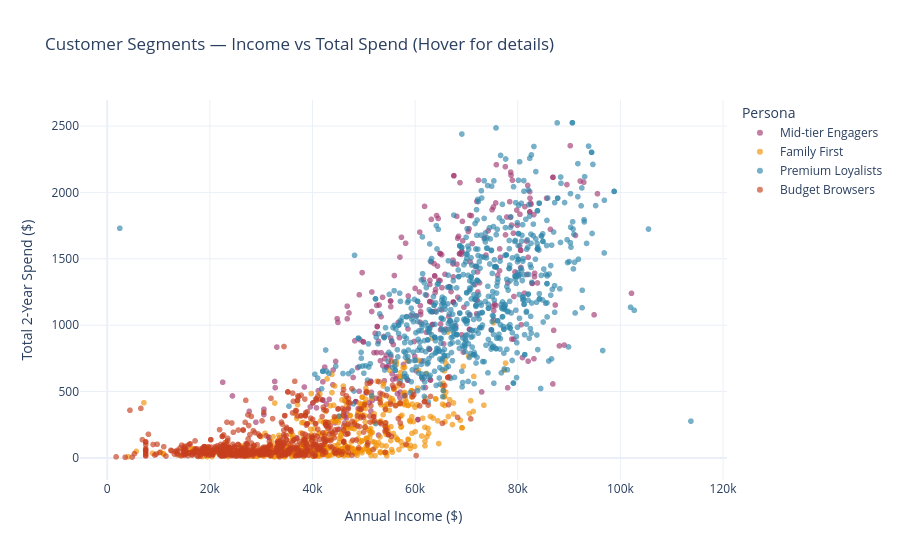

Notebook source saved alongside this figure:
### Code cell
# ── Interactive: Income vs Total Spend coloured by Persona ───────────────────
fig = px.scatter(
    df, x='Income', y='Total_Spend', color='Persona',
    color_discrete_map=PERSONA_COLORS,
    hover_data=['Age','Family_Size','Total_Purchases','Recency'],
    title='Customer Segments — Income vs Total Spend (Hover for details)',
    labels={'Income': 'Annual Income ($)', 'Total_Spend': 'Total 2-Year Spend ($)'},
    template='plotly_white', opacity=0.65
)
fig.update_traces(marker=dict(size=6))
fig.show()

# ── Boxplots: Feature distributions by segment ────────────────────────────────
box_features = ['Income','Total_Spend','Recency','Total_Purchases','Deal_Sensitivity']
fig, axes    = plt.subplots(1, 5, figsize=(20, 5))
fig.suptitle('Feature Distributions by Segment', fontsize=14)

for ax, feat in zip(axes, box_features):
    persona_order = list(PERSONA_MAP.values())
    sns.boxplot(data=df, x='Persona', y=feat,
                order=persona_order,
                palette=PALETTE[:OPTIMAL_K], ax=ax)
    ax.set_title(feat)
    ax.set_xlabel('')
    ax.tick_params(axis='x', rotation=30)

plt.tight_layout()
plt.show()

### Figure 1 — Plotly figure (JSON) as saved in the notebook; plotly's stock layout.template omitted (floating-point values rounded to 4 significant figures; data arrays with more than 128 entries replaced by an {"elided": "..."} marker saying what was removed)
{"data": [{"customdata": {"elided": "306x4 int values"}, "hovertemplate": "Persona=Mid-tier Engagers<br>Annual Income ($)=%{x}<br>Total 2-Year Spend ($)=%{y}<br>Age=%{customdata[0]}<br>Family_Size=%{customdata[1]}<br>Total_Purchases=%{customdata[2]}<br>Recency=%{customdata[3]}<extra></extra>", "legendgroup": "Mid-tier Engagers", "marker": {"color": "#A23B72", "opacity": 0.65, "size": 6, "symbol": "circle"}, "mode": "markers", "name": "Mid-tier Engagers", "showlegend": true, "type": "scattergl", "x": {"elided": "306 float values"}, "xaxis": "x", "y": {"elided": "306 int values"}, "yaxis": "y"}, {"customdata": {"elided": "569x4 int values"}, "hovertemplate": "Persona=Family First<br>Annual Income ($)=%{x}<br>Total 2-Year Spend ($)=%{y}<br>Age=%{customdata[0]}<br>Family_Size=%{customdata[1]}<br>Total_Purchases=%{customdata[2]}<br>Recency=%{customdata[3]}<extra></extra>", "legendgroup": "Family First", "marker": {"color": "#F18F01", "opacity": 0.65, "size": 6, "symbol": "circle"}, "mode": "markers", "name": "Family First", "showlegend": true, "type": "scattergl", "x": {"elided": "569 float values"}, "xaxis": "x", "y": {"elided": "569 int values"}, "yaxis": "y"}, {"customdata": {"elided": "678x4 int values"}, "hovertemplate": "Persona=Premium Loyalists<br>Annual Income ($)=%{x}<br>Total 2-Year Spend ($)=%{y}<br>Age=%{customdata[0]}<br>Family_Size=%{customdata[1]}<br>Total_Purchases=%{customdata[2]}<br>Recency=%{customdata[3]}<extra></extra>", "legendgroup": "Premium Loyalists", "marker": {"color": "#2E86AB", "opacity": 0.65, "size": 6, "symbol": "circle"}, "mode": "markers", "name": "Premium Loyalists", "showlegend": true, "type": "scattergl", "x": {"elided": "678 float values"}, "xaxis": "x", "y": {"elided": "678 int values"}, "yaxis": "y"}, {"customdata": {"elided": "652x4 int values"}, "hovertemplate": "Persona=Budget Browsers<br>Annual Income ($)=%{x}<br>Total 2-Year Spend ($)=%{y}<br>Age=%{customdata[0]}<br>Family_Size=%{customdata[1]}<br>Total_Purchases=%{customdata[2]}<br>Recency=%{customdata[3]}<extra></extra>", "legendgroup": "Budget Browsers", "marker": {"color": "#C73E1D", "opacity": 0.65, "size": 6, "symbol": "circle"}, "mode": "markers", "name": "Budget Browsers", "showlegend": true, "type": "scattergl", "x": {"elided": "652 float values"}, "xaxis": "x", "y": {"elided": "652 int values"}, "yaxis": "y"}], "layout": {"legend": {"title": {"text": "Persona"}, "tracegroupgap": 0}, "title": {"text": "Customer Segments — Income vs Total Spend (Hover for details)"}, "xaxis": {"anchor": "y", "domain": [0, 1], "title": {"text": "Annual Income ($)"}}, "yaxis": {"anchor": "x", "domain": [0, 1], "title": {"text": "Total 2-Year Spend ($)"}}}}
